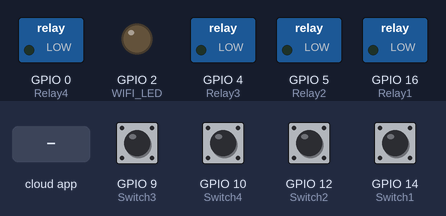
This sketch was run on a simulated ESP8266 (NodeMCU). Parts: switched loads named in the sketch (green lamp = pin HIGH), output pins drawn as LEDs (lit = HIGH). The test bench sets the inputs (shaded band); at power-on: GPIO 9 (Switch3), GPIO 10 (Switch4), GPIO 12 (Switch2), GPIO 14 (Switch1) HIGH. WiFi joins after 1.5 s; servers stay silent unless stated; what the sketch prints to the serial monitor is not drawn.

Above: at 2.8 s.
2.9 s: GPIO 9 (Switch3) pulled LOW for 1 s
At 5.1 s:
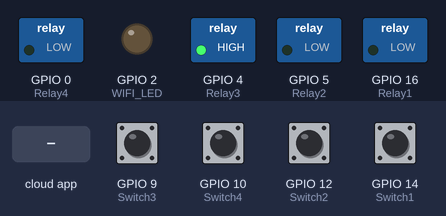
5.9 s: GPIO 10 (Switch4) pulled LOW for 0.15 s
At 6.7 s:
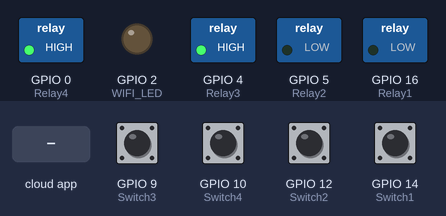
7.5 s: the phone or cloud app sets L3 to L1
At 8.7 s:
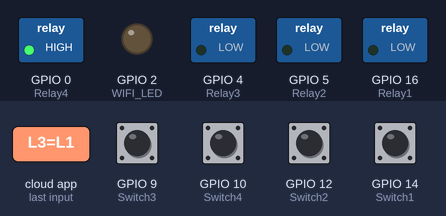
9.0 s: GPIO 12 (Switch2) pulled LOW for 0.15 s
At 10.2 s:
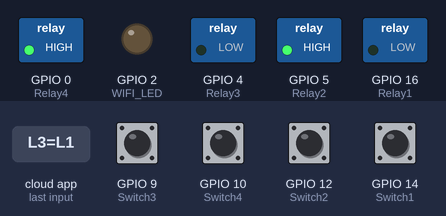
10.6 s: the phone or cloud app sets L4 to L1
At 11.4 s:
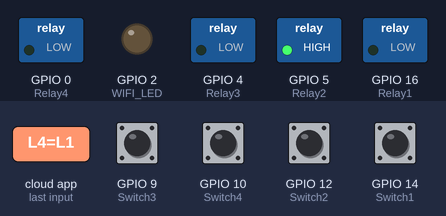
12.1 s: GPIO 14 (Switch1) pulled LOW for 0.15 s
At 12.6 s:
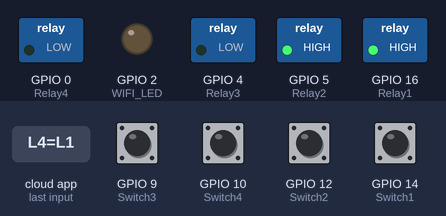
Timing chart, 0 to 14.7 s (numbered marks = the images above; inputs shaded):
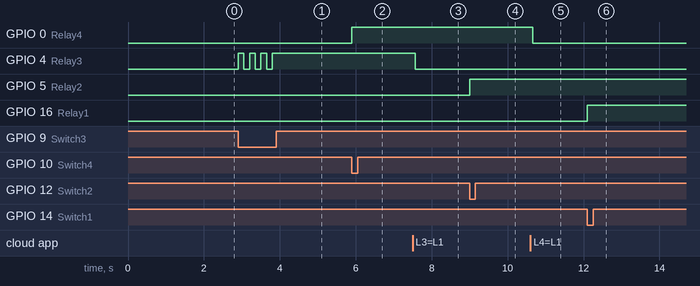

The sketch:

room.ino
```cpp
/*  *********************************************************************************
 *  Created By: Tauseef Ahmad
 *  Created On: 10 April, 2022
 *
 *  YouTube Video: https://youtu.be/DshR6Y9aTSs
 *  My Channel: https://www.youtube.com/channel/UCOXYfOHgu-C-UfGyDcu5sYw/
 *
 *  *********************************************************************************
 *  Preferences--> Aditional boards Manager URLs :
 *  For ESP32: (Version 1.0.6)
 *  https://dl.espressif.com/dl/package_esp32_index.json
 *
 *  For ESP8266: (Version 3.0.2)
 *  http://arduino.esp8266.com/stable/package_esp8266com_index.json
 *  *********************************************************************************
 *  Firebase ESP Client Library (Version 3.1.5)
 *  https://github.com/mobizt/Firebase-ESP-Client
 *  *********************************************************************************/

//-----------------------------------------------------------------------
#if defined(ESP32)
#include <WiFi.h>
#elif defined(ESP8266)
#include <ESP8266WiFi.h>
#endif

#include <Firebase_ESP_Client.h>
//-----------------------------------------------------------------------
//Provide the token generation process info.
#include <addons/TokenHelper.h>

//Provide the RTDB payload printing
//info and other helper functions.
#include <addons/RTDBHelper.h>
//-----------------------------------------------------------------------
/* 1. Define the WiFi credentials */
#define WIFI_SSID "Infinix HOT 6 Pro2"
#define WIFI_PASSWORD "Dammy4real"
//-----------------------------------------------------------------------
/* 2. Define the API Key */
#define API_KEY "AIzaSyC-KpljPYr0ptLzwqc4OW22Sljg4mHqsxw"
//-----------------------------------------------------------------------
/* 3. Define the RTDB URL */
#define DATABASE_URL "https://ses-project-2c8b9-default-rtdb.firebaseio.com"
//-----------------------------------------------------------------------
String room_no = "";
String room_no2 = "";

//-----------------------------------------------------------------------
// define the GPIO connected with Relays and switches
#define Relay1 16  //D0
#define Relay2 5   //D1
#define Relay3 4   //D2
#define Relay4 0   //D3

#define Switch1 14  //D5
#define Switch2 12  //D6
#define Switch3 9   //SD2
#define Switch4 10  //SD3

#define WIFI_LED 2

int stateRelay1 = 0, stateRelay2 = 0, stateRelay3 = 0, stateRelay4 = 0;
//-----------------------------------------------------------------------

/* Uncomment only if, you have selected the email authentication from
firebase authentication settings */
//#define USER_EMAIL "ENTER_USER_EMAIL"
//#define DATABASE_URL "USER_PASSWORD"
//-----------------------------------------------------------------------

/***********************************************************
 0. complete_path = /room1/L1 or /room1/L2 etc.
    this is the complete path to firebase database
 1. stream_path = /room1
    this is the top nodes of firebase database
***********************************************************/
String stream_path = "";
/***********************************************************
 2. event_path = /L1 or /L2 or /L3 or /L4
    this is the data node in firbase database
***********************************************************/
String event_path = "";
/***********************************************************
 3. stream_data - use to store the current command to
    turn ON or OFF the relay
***********************************************************/
String stream_data = "";
/***********************************************************
 5. jsonData - use to store "all the relay states" from
    firebase database jsonData object used only once when
    you reset the nodemcu or esp32 check the following:
    else if(event_path == "/") in the loop() function
***********************************************************/
FirebaseJson jsonData;

/***********************************************************
 it becomes TRUE when data is changed in Firebase
 used in streamCallback function
***********************************************************/
volatile bool dataChanged = false;

/***********************************************************
 this variable is based on the authentication method you
 have selected while making firebase database project.
 authentication method: anonymus user
***********************************************************/
bool signupOK = false;

/***********************************************************
 resetPressed variable is used only once when you
 pressed the reset button. it is used to send test data to
 Firebase database. If we will not test send data then the
 project will not work. used in the loop function.
***********************************************************/
bool resetPressed = true;

/***********************************************************
 when there is some data to upload to theFirebase
 then the value of uploadBucket will TRUE. This
 variable is used in listenSwitches() function
***********************************************************/
bool uploadBucket = false;

//i.e bucketData = "1" or "0"
//i.e bucketPath = "L1" or "L2" etc.
String bucketData = "", bucketPath = "";

//-----------------------------------------------------------------------
//Define Firebase Data object
FirebaseData stream;
FirebaseData fbdo;

FirebaseAuth auth;
FirebaseConfig config;


/******************************************************************************************
 * void setup()
 ******************************************************************************************/
void setup() {
  Serial.begin(115200);
  //-----------------------------------------------------------------------
  pinMode(Relay1, OUTPUT);
  digitalWrite(Relay1, LOW);
  pinMode(Relay2, OUTPUT);
  digitalWrite(Relay2, LOW);
  pinMode(Relay3, OUTPUT);
  digitalWrite(Relay3, LOW);
  pinMode(Relay4, OUTPUT);
  digitalWrite(Relay4, LOW);

  pinMode(WIFI_LED, OUTPUT);

  pinMode(Switch1, INPUT_PULLUP);
  pinMode(Switch2, INPUT_PULLUP);
  pinMode(Switch3, INPUT_PULLUP);
  pinMode(Switch4, INPUT_PULLUP);

  //-----------------------------------------------------------------------
  WiFi.begin(WIFI_SSID, WIFI_PASSWORD);
  Serial.print("Connecting to Wi-Fi");
  while (WiFi.status() != WL_CONNECTED) {
    Serial.print(".");
    delay(300);
  }
  Serial.println();
  Serial.print("Connected with IP: ");
  Serial.println(WiFi.localIP());
  Serial.println();
  String room_no = WiFi.localIP().toString();
  Serial.println(room_no);
  String room_no2 = "room"+ room_no;
  room_no2.replace(".", "");
  Serial.println(room_no2);
  //-----------------------------------------------------------------------
  Serial.printf("Firebase Client v%s\n\n", FIREBASE_CLIENT_VERSION);

  /* Assign the api key (required) */
  config.api_key = API_KEY;

  /* Assign the RTDB URL (required) */
  config.database_url = DATABASE_URL;

  /* Assign the callback function for the long running token generation task */
  config.token_status_callback = tokenStatusCallback;  //see addons/TokenHelper.h
  //-----------------------------------------------------------------------
  /*Or Sign up */
  if (Firebase.signUp(&config, &auth, "", "")) {
    Serial.println("Firebase signUp ok");
    signupOK = true;
  } else {
    Serial.printf("%s\n", config.signer.signupError.message.c_str());
  }
  //-----------------------------------------------------------------------

  /*Or Assign the user sign in credentials */
  //auth.user.email = USER_EMAIL;
  //auth.user.password = USER_PASSWORD;

  //Or use legacy authenticate method
  //config.database_url = DATABASE_URL;
  //config.signer.tokens.legacy_token = "<database secret>";
  //-----------------------------------------------------------------------
  Firebase.begin(&config, &auth);
  Firebase.reconnectWiFi(true);
//-----------------------------------------------------------------------
//Recommend for ESP8266 stream, adjust the buffer size to match your stream data size
#if defined(ESP8266)
  stream.setBSSLBufferSize(2048 /* Rx in bytes, 512 - 16384 */, 512 /* Tx in bytes, 512 - 16384 */);
#endif
  //-----------------------------------------------------------------------
  if (!Firebase.RTDB.beginStream(&stream, room_no2))
    Serial.printf("sream begin error, %s\n\n", stream.errorReason().c_str());
  //-----------------------------------------------------------------------
  Firebase.RTDB.setStreamCallback(&stream, streamCallback, streamTimeoutCallback);
  //-----------------------------------------------------------------------
}

/******************************************************************************************
 * void streamCallback(FirebaseStream data)
 * This function execute automatically
 * 1. when you press the reset button of the microcontroller.
 * 2. when any data is changed in the firebase basebase.
 * microcontroller.
 ******************************************************************************************/
void streamCallback(FirebaseStream data) {
  stream_path = data.streamPath().c_str();
  event_path = data.dataPath().c_str();

  if (String(data.dataType().c_str()) == "json") {
    jsonData = data.to<FirebaseJson>();
  } else {
    //intData(), floatData()
    stream_data = data.stringData();
  }
  Serial.printf("stream path, %s\nevent path, %s\ndata type, %s\nevent type, %s\n\n",
                stream_path,
                event_path,
                data.dataType().c_str(),
                data.eventType().c_str());
  printResult(data);  //see addons/RTDBHelper.h
  Serial.println();

  //This is the size of stream payload received (current and max value)
  //Max payload size is the payload size under the stream path since
  //the stream connected and read once and will not update until
  //stream reconnection takes place. This max value will be zero
  //as no payload received in case of ESP8266 which
  //BearSSL reserved Rx buffer size is less than the actual stream payload.
  Serial.printf("Received stream payload size: %d (Max. %d)\n\n",
                data.payloadLength(), data.maxPayloadLength());

  //Due to limited of stack memory, do not perform any task that
  //used large memory here especially starting connect to server.
  //Just set this flag and check it status later.
  dataChanged = true;
}

/******************************************************************************************
 * void streamTimeoutCallback(bool timeout)
 ******************************************************************************************/
void streamTimeoutCallback(bool timeout) {
  if (timeout)
    Serial.println("stream timed out, resuming...\n");

  if (!stream.httpConnected())
    Serial.printf("error code: %d, reason: %s\n\n", stream.httpCode(),
                  stream.errorReason().c_str());
}


/******************************************************************************************
 * void loop()
 ******************************************************************************************/
void loop() {


  //--------------------------------------------------------------------------
  if (WiFi.status() != WL_CONNECTED) {
    //Serial.println("WiFi Not Connected");
    digitalWrite(WIFI_LED, HIGH);  //Turn off WiFi LED
  } else {
    //Serial.println("WiFi Connected");
    digitalWrite(WIFI_LED, LOW);  //Turn on WiFi LED
  }
  //--------------------------------------------------------------------------
  listenSwitches();
  if (Firebase.ready() && signupOK) {
    if (uploadBucket == true) {
      uploadBucket = false;
      String URL = room_no2 + "/" + bucketPath;
      Serial.println(URL);
      Serial.printf("Set String... %s\n\n", Firebase.RTDB.setString(&fbdo, URL, bucketData) ? "ok" : fbdo.errorReason().c_str());
    }
    if (resetPressed == true) {
      resetPressed = false;
      Serial.printf("Set Test String... %s\n\n", Firebase.RTDB.setString(&fbdo, "/test", "0") ? "ok" : fbdo.errorReason().c_str());
    }
    bucketPath = "";
    bucketData = "";
  }
  //--------------------------------------------------------------------------
  if (dataChanged) {
    dataChanged = false;
    Serial.println("dataChanged");
    //When stream data is available, do anything here...
    //____________________________________________________________________
    //delete \ and " from the data_stream string
    // \"2\"
    stream_data.replace("\\\"", "");
    //____________________________________________________________________
    if (event_path == "/L1") {
      Serial.println("relay1:" + stream_data);
      stateRelay1 = stream_data.toInt();
      digitalWrite(Relay1, stateRelay1);
    }
    //____________________________________________________________________
    else if (event_path == "/L2") {
      Serial.println("relay2:" + stream_data);
      stateRelay2 = stream_data.toInt();
      digitalWrite(Relay2, stateRelay2);
    }
    //____________________________________________________________________
    else if (event_path == "/L3") {
      Serial.println("relay3:" + stream_data);
      stateRelay3 = stream_data.toInt();
      digitalWrite(Relay3, stateRelay3);
    }
    //____________________________________________________________________
    else if (event_path == "/L4") {
      Serial.println("relay4:" + stream_data);
      stateRelay4 = stream_data.toInt();
      digitalWrite(Relay4, stateRelay4);
    }
    //____________________________________________________________________
    else if (event_path == "/") {
      //this if statement executes only once if you reset the nodemcu or esp32.
      //The datachange event automatically occurs when you reset microcontroller
      //jsonData object is used in the below called function
      reloadRelayStates();
    }
    //____________________________________________________________________
    stream_data = "";
  }
  //--------------------------------------------------------------------------
}


/******************************************************************************************
 * void reloadRelayStates()
 * This function execute
 * 1. when you press the reset button of the microcontroller. OR
 * 2. when data is received in json format
 ******************************************************************************************/
void reloadRelayStates() {
  //jsonData.toString(Serial, true);
  String strKey, strVal;
  //_________________________________________________________
  size_t count = jsonData.iteratorBegin();
  for (size_t i = 0; i < count; i++) {
    FirebaseJson::IteratorValue value = jsonData.valueAt(i);
    //-----------------------------------
    strVal = value.value.c_str();
    strVal.replace("\\", "");
    strVal.replace("\"", "");
    strKey = value.key.c_str();
    Serial.println("strKey:" + strKey);
    Serial.println("strVal:" + strVal);
    //-----------------------------------
    if (strKey == "L1") {
      stateRelay1 = strVal.toInt();
      digitalWrite(Relay1, stateRelay1);
      //Serial.print("relay1:");Serial.println(stateRelay1);
    } else if (strKey == "L2") {
      stateRelay2 = strVal.toInt();
      digitalWrite(Relay2, stateRelay2);
      //Serial.print("relay2:");Serial.println(stateRelay2);
    } else if (strKey == "L3") {
      stateRelay3 = strVal.toInt();
      digitalWrite(Relay3, stateRelay3);
      //Serial.print("relay3:");Serial.println(stateRelay3);
    } else if (strKey == "L4") {
      stateRelay4 = strVal.toInt();
      digitalWrite(Relay4, stateRelay4);
      //Serial.print("relay4:");Serial.println(stateRelay4);
    }
  }
  //required for free the used memory in iteration (node data collection)
  jsonData.iteratorEnd();
  jsonData.clear();
  //_________________________________________________________
}


void listenSwitches() {
  //String URL = room_no;
  if (digitalRead(Switch1) == LOW) {
    stateRelay1 = !stateRelay1;
    digitalWrite(Relay1, stateRelay1);
    uploadBucket = true;
    bucketData = String(stateRelay1);
    bucketPath = "L1";

  } else if (digitalRead(Switch2) == LOW) {
    stateRelay2 = !stateRelay2;
    digitalWrite(Relay2, stateRelay2);
    uploadBucket = true;
    bucketData = String(stateRelay2);
    bucketPath = "L2";
  } else if (digitalRead(Switch3) == LOW) {
    stateRelay3 = !stateRelay3;
    digitalWrite(Relay3, stateRelay3);
    uploadBucket = true;
    bucketData = String(stateRelay3);
    bucketPath = "L3";
  } else if (digitalRead(Switch4) == LOW) {
    stateRelay4 = !stateRelay4;
    digitalWrite(Relay4, stateRelay4);
    uploadBucket = true;
    bucketData = String(stateRelay4);
    bucketPath = "L4";
  }
}


void FirebaseWrite(String URL, int data) {
  /********************************************************************************************
   * Data at a specific node in Firebase RTDB can be read through the following functions:
   * get, getInt, getFloat, getDouble, getBool, getString, getJSON, getArray, getBlob, getFile
   ********************************************************************************************/
  if (!Firebase.ready() && !signupOK) {
    Serial.println("Write Failed: Firebase not ready OR signup not OK");
    return;
  }

  URL = room_no2 + "/" + URL;
  Serial.println(URL);
  Serial.println(String(data));
  // Write an Int number on the database path (URL) room1/L1, room1/L2 etc.
  if (Firebase.RTDB.setString(&fbdo, URL, String(data))) {
    Serial.println("PASSED");
    Serial.println("PATH: " + fbdo.dataPath());
    Serial.println("TYPE: " + fbdo.dataType());
  } else {
    Serial.println("FAILED");
    Serial.println("REASON: " + fbdo.errorReason());
  }

  //FirebaseJson json;
  //json.add(URL, String(data));

  //URL = room_no;
  //Serial.printf("Set json... %s\n\n", Firebase.RTDB.setJSON(&fbdo, URL, &json) ? "ok" : fbdo.errorReason().c_str());
}
```

Measured:
- after the input at 2.9 s, GPIO 4 (Relay3): alternates HIGH for 0.15 s and LOW for 0.15 s, 7 changes in all, then stays HIGH, starting at once
- after the input at 5.9 s, GPIO 0 (Relay4): LOW → HIGH at once
- after the input at 7.5 s, GPIO 4 (Relay3): HIGH → LOW after 0.06 s
- after the input at 9.0 s, GPIO 5 (Relay2): LOW → HIGH at once
- after the input at 10.6 s, GPIO 0 (Relay4): HIGH → LOW after 0.06 s
- after the input at 12.1 s, GPIO 16 (Relay1): LOW → HIGH at once
